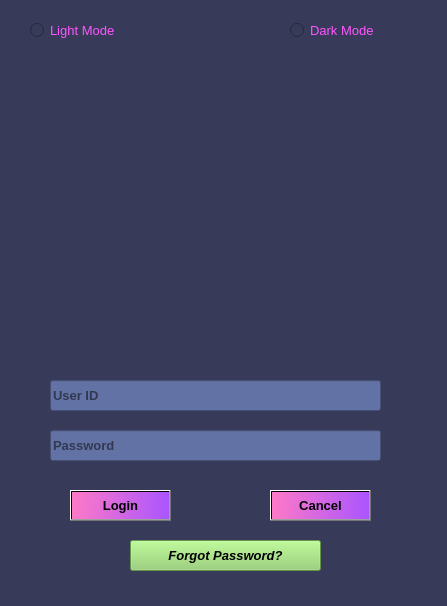
<?xml version="1.0" encoding="UTF-8"?>
<ui version="4.0">
 <class>Dialog</class>
 <widget class="QDialog" name="Dialog">
  <property name="geometry">
   <rect>
    <x>0</x>
    <y>0</y>
    <width>447</width>
    <height>606</height>
   </rect>
  </property>
  <property name="windowTitle">
   <string>Calendar-LogIn</string>
  </property>
  <property name="styleSheet">
   <string notr="true">background-color: rgb(56, 58, 89)</string>
  </property>
  <widget class="QLineEdit" name="email_text">
   <property name="geometry">
    <rect>
     <x>50</x>
     <y>380</y>
     <width>331</width>
     <height>31</height>
    </rect>
   </property>
   <property name="font">
    <font>
     <pointsize>10</pointsize>
     <weight>75</weight>
     <bold>true</bold>
    </font>
   </property>
   <property name="styleSheet">
    <string notr="true">background-color: rgb(98, 114, 164)</string>
   </property>
   <property name="placeholderText">
    <string>User ID</string>
   </property>
  </widget>
  <widget class="QLineEdit" name="pass_text">
   <property name="geometry">
    <rect>
     <x>50</x>
     <y>430</y>
     <width>331</width>
     <height>31</height>
    </rect>
   </property>
   <property name="font">
    <font>
     <pointsize>10</pointsize>
     <weight>75</weight>
     <bold>true</bold>
    </font>
   </property>
   <property name="styleSheet">
    <string notr="true">background-color: rgb(98, 114, 164)</string>
   </property>
   <property name="echoMode">
    <enum>QLineEdit::Password</enum>
   </property>
   <property name="placeholderText">
    <string>Password</string>
   </property>
  </widget>
  <widget class="QPushButton" name="login_button">
   <property name="geometry">
    <rect>
     <x>70</x>
     <y>490</y>
     <width>101</width>
     <height>31</height>
    </rect>
   </property>
   <property name="font">
    <font>
     <pointsize>10</pointsize>
     <weight>75</weight>
     <bold>true</bold>
    </font>
   </property>
   <property name="styleSheet">
    <string notr="true">background-color: qlineargradient(spread:pad, x1:0, y1:0.511364, x2:1, y2:0.523, stop:0 rgba(254, 121, 199, 255), stop:1 rgba(170, 85, 255, 255));</string>
   </property>
   <property name="text">
    <string>Login</string>
   </property>
  </widget>
  <widget class="QPushButton" name="cancel_button">
   <property name="geometry">
    <rect>
     <x>270</x>
     <y>490</y>
     <width>101</width>
     <height>31</height>
    </rect>
   </property>
   <property name="font">
    <font>
     <pointsize>10</pointsize>
     <weight>75</weight>
     <bold>true</bold>
    </font>
   </property>
   <property name="styleSheet">
    <string notr="true">background-color: qlineargradient(spread:pad, x1:0, y1:0.511364, x2:1, y2:0.523, stop:0 rgba(254, 121, 199, 255), stop:1 rgba(170, 85, 255, 255));</string>
   </property>
   <property name="text">
    <string>Cancel</string>
   </property>
  </widget>
  <widget class="QPushButton" name="forgetpass_button">
   <property name="geometry">
    <rect>
     <x>130</x>
     <y>540</y>
     <width>191</width>
     <height>31</height>
    </rect>
   </property>
   <property name="font">
    <font>
     <family>MS Sans Serif</family>
     <pointsize>10</pointsize>
     <weight>75</weight>
     <italic>true</italic>
     <bold>true</bold>
    </font>
   </property>
   <property name="styleSheet">
    <string notr="true">background: rgb(141, 209, 104);
</string>
   </property>
   <property name="text">
    <string>Forgot Password?</string>
   </property>
  </widget>
  <widget class="QLabel" name="label">
   <property name="geometry">
    <rect>
     <x>10</x>
     <y>70</y>
     <width>431</width>
     <height>291</height>
    </rect>
   </property>
   <property name="styleSheet">
    <string notr="true">image: url(:/newPrefix/lti.jpg)</string>
   </property>
   <property name="text">
    <string/>
   </property>
  </widget>
  <widget class="QRadioButton" name="lightmode">
   <property name="geometry">
    <rect>
     <x>30</x>
     <y>20</y>
     <width>131</width>
     <height>20</height>
    </rect>
   </property>
   <property name="font">
    <font>
     <pointsize>10</pointsize>
    </font>
   </property>
   <property name="styleSheet">
    <string notr="true">color:rgb(255, 85, 255)</string>
   </property>
   <property name="text">
    <string>Light Mode</string>
   </property>
  </widget>
  <widget class="QRadioButton" name="radioButton_2">
   <property name="geometry">
    <rect>
     <x>290</x>
     <y>20</y>
     <width>111</width>
     <height>20</height>
    </rect>
   </property>
   <property name="font">
    <font>
     <pointsize>10</pointsize>
     <weight>50</weight>
     <bold>false</bold>
    </font>
   </property>
   <property name="styleSheet">
    <string notr="true">color:rgb(255, 85, 255)</string>
   </property>
   <property name="text">
    <string>Dark Mode</string>
   </property>
  </widget>
 </widget>
 <resources>
  <include location="test.qrc"/>
  <include location="source.qrc"/>
 </resources>
 <connections/>
</ui>
